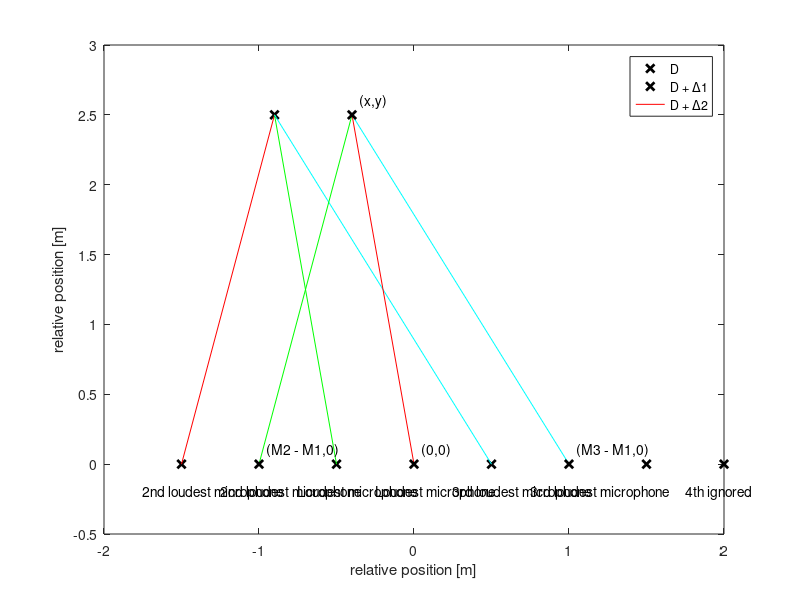

The MATLAB script that drew this image: (Note: this script raises an error after producing the figure.)
%%
clc ,clear all, close all


ActorX = -0.9;
ActorY = 2.5;
d=1;
MicrophonesX = d.*[-1.5, -0.5, 0.5, 1.5];
MicrophonesY = [0, 0, 0, 0];

plot(MicrophonesX, MicrophonesY, 'x', 'linewidth', 2, 'color', 'black');

hold on;
plot(ActorX, ActorY, 'x', 'linewidth', 2, 'color', 'black');

plot([ActorX, MicrophonesX(1)],[ActorY, MicrophonesY(1)], 'color', 'red');
plot([ActorX, MicrophonesX(2)],[ActorY, MicrophonesY(2)], 'color', 'green');
plot([ActorX, MicrophonesX(3)],[ActorY, MicrophonesY(3)], 'color', 'cyan');

axis([-2,2,-0.5,3])

text(MicrophonesX(2) -0.25,MicrophonesY(2) -0.2, 'Loudest microphone')
text(MicrophonesX(1) -0.25,MicrophonesY(1) -0.2, '2nd loudest microphone')
text(MicrophonesX(3) -0.25,MicrophonesY(3) -0.2, '3rd loudest microphone')
%%


clc ,clear all, close all


ActorX = -0.9 +0.5;
ActorY = 2.5;
d=1;
MicrophonesX = d.*[-1.5, -0.5, 0.5, 1.5] +0.5;
MicrophonesY = [0, 0, 0, 0];


hold on
plot([ActorX, MicrophonesX(2)],[ActorY, MicrophonesY(2)], 'color', 'red');
plot([ActorX, MicrophonesX(1)],[ActorY, MicrophonesY(1)], 'color', 'green');
plot([ActorX, MicrophonesX(3)],[ActorY, MicrophonesY(3)], 'color', 'cyan');
legend('D','D + \Delta1','D + \Delta2', 'AutoUpdate', 'off')


plot(MicrophonesX, MicrophonesY, 'x', 'linewidth', 2, 'color', 'black');

plot(ActorX, ActorY, 'x', 'linewidth', 2, 'color', 'black');
text(ActorX +0.05 , ActorY +0.1, '(x,y)')


axis([-2,2,-0.5,3])

text(MicrophonesX(2) -0.25,MicrophonesY(2) -0.2, 'Loudest microphone')
text(MicrophonesX(2) +0.05,MicrophonesY(2) +0.1, '(0,0)')
text(MicrophonesX(1) -0.25,MicrophonesY(1) -0.2, '2nd loudest microphone')
text(MicrophonesX(1) +0.05 ,MicrophonesY(1) +0.1, '(M2 - M1,0)')
text(MicrophonesX(3) -0.25,MicrophonesY(3) -0.2, '3rd loudest microphone')
text(MicrophonesX(3) +0.05 ,MicrophonesY(3) +0.1, '(M3 - M1,0)')
text(MicrophonesX(4) -0.25,MicrophonesY(4) -0.2, '4th ignored')
xlabel('relative position [m]')
ylabel('relative position [m]')

%%
%Circle intersection
clc, clear all, close all
hold on
[x,y]= circle(0,0,0.75, 1000);
plot(x,y, 'r')
quiver(0,0,0.75*cos(pi/4),0.75*sin(pi/4), 0, 'r')
plot(0,0, 'kx')
[x,y]= circle(1,0,0.5, 1000);
plot(x,y, 'g')
quiver(1,0,0.5*cos(pi/4),0.5*sin(pi/4), 0, 'g')
plot(1,0, 'kx')
axis equal
grid on
XY = choordFinder(0.5, 0.25, 1);
plot(1-XY(1), XY(2), 'x', 'linewidth', 2, 'color', 'black');


text(0 +0.2,0+0.3, 'R')
text(1+0.2,0+0.3,'r')


%%
% LUT 1
clc ,clear all, close all


ActorX = -0.2;
ActorY = 1.5;
d=1;
MicrophonesX = d.*[-1.5, -0.5, 0.5, 1.5];
MicrophonesY = [0, 0, 0, 0];
d1 = sqrt( (MicrophonesX(2) -ActorX)^2 +(MicrophonesY(2) -ActorY)^2 );
d2 = sqrt( (MicrophonesX(3) -ActorX)^2 +(MicrophonesY(3) -ActorY)^2 );
lag = d2-d1;

hold on;

plot([ActorX, MicrophonesX(2)],[ActorY, MicrophonesY(2)], 'color', 'red');
plot([ActorX, MicrophonesX(3)],[ActorY, MicrophonesY(3)], 'color', 'green');


axis equal
axis([-1,1,-0.5,2])
grid on

text(MicrophonesX(2) -0.175,MicrophonesY(2) -0.2, 'Microphone 1')
text(MicrophonesX(3) -0.175,MicrophonesY(3) -0.2, 'Microphone 2')
text(ActorX -0.08, ActorY +0.2, 'Actor')

c = d1;
[x,y] = circle(ActorX,ActorY,c,1000);
plot(x,y, '--r');
[x,y] = circle(ActorX,ActorY,c+lag,1000);
plot(x,y, '--g');

plot(MicrophonesX(2:3), MicrophonesY(2:3), 'x', 'linewidth', 2, 'color', 'black');
plot(ActorX, ActorY, 'x', 'linewidth', 2, 'color', 'black');

xlabel("Position [m]")
ylabel("Position [m]")

%%
% LUT 2
clc ,clear all, close all


ActorX = -0.2;
ActorY = 1.5;
d=1;
MicrophonesX = d.*[-1.5, -0.5, 0.5, 1.5];
MicrophonesY = [0, 0, 0, 0];
d1 = sqrt( (MicrophonesX(2) -ActorX)^2 +(MicrophonesY(2) -ActorY)^2 );
d2 = sqrt( (MicrophonesX(3) -ActorX)^2 +(MicrophonesY(3) -ActorY)^2 );
lag = d2-d1;

hold on;

plot([ActorX, MicrophonesX(2)],[ActorY, MicrophonesY(2)], 'color', 'red');
plot([ActorX, MicrophonesX(3)],[ActorY, MicrophonesY(3)], 'color', 'green');


axis equal
axis([-1,1,-0.5,2])
grid on

text(MicrophonesX(2) -0.175,MicrophonesY(2) -0.2, 'Microphone 1')
text(MicrophonesX(3) -0.175,MicrophonesY(3) -0.2, 'Microphone 2')
text(ActorX -0.08, ActorY +0.2, 'Actor')

c = d1;
[x,y] = circle(MicrophonesX(2),MicrophonesY(2),c,1000);
plot(x,y, '--r');
[x,y] = circle(MicrophonesX(3),MicrophonesY(3),c+lag,1000);
plot(x,y, '--g');

plot(MicrophonesX(2:3), MicrophonesY(2:3), 'x', 'linewidth', 2, 'color', 'black');
plot(ActorX, ActorY, 'x', 'linewidth', 2, 'color', 'black');

xlabel("Position [m]")
ylabel("Position [m]")

%%
% LUT 3
clc ,clear all, close all


ActorX = -0.2;
ActorY = 1.5;
d=1;
MicrophonesX = d.*[-1.5, -0.5, 0.5, 1.5];
MicrophonesY = [0, 0, 0, 0];
d1 = sqrt( (MicrophonesX(2) -ActorX)^2 +(MicrophonesY(2) -ActorY)^2 );
d2 = sqrt( (MicrophonesX(3) -ActorX)^2 +(MicrophonesY(3) -ActorY)^2 );
lag = d2-d1;

hold on;

plot([ActorX, MicrophonesX(2)],[ActorY, MicrophonesY(2)], 'color', 'red');
plot([ActorX, MicrophonesX(3)],[ActorY, MicrophonesY(3)], 'color', 'green');


axis equal
axis([-1,1,-0.5,2])
grid on

text(MicrophonesX(2) -0.175,MicrophonesY(2) -0.2, 'Microphone 1')
text(MicrophonesX(3) -0.175,MicrophonesY(3) -0.2, 'Microphone 2')
text(ActorX -0.08, ActorY +0.2, 'Actor')

c = d1;
[x,y] = circle(MicrophonesX(2),MicrophonesY(2),c,1000);
plot(x,y, '--r');
[x,y] = circle(MicrophonesX(3),MicrophonesY(3),c+lag,1000);
plot(x,y, '--g');

s = 0.2;
c = c-s;
while c >= (1-lag)/2
    [x,y] = circle(MicrophonesX(2),MicrophonesY(2),c,1000);
    plot(x,y, '--m');
    [x,y] = circle(MicrophonesX(3),MicrophonesY(3),c+lag,1000);
    plot(x,y, '--c');
    XY=choordFinder(c, lag,1);
%     plot(XY(1)-0.5, XY(2), 'ko');
    plot(XY(1)-0.5, XY(2), 'kx');
    c = c -s;
end

XY = liner(lag,1);
plot(XY(:,1), XY(:,2), 'k--');

plot(MicrophonesX(2:3), MicrophonesY(2:3), 'x', 'linewidth', 2, 'color', 'black');
plot(ActorX, ActorY, 'x', 'linewidth', 2, 'color', 'black');

xlabel("Position [m]")
ylabel("Position [m]")

%%
% attenuation compensation
close all
y = linspace(0, 64, 1000);
g = y*bin2dec("1000");
g(g<bin2dec("000110010")) = 2^6;
plot(5*y/64,100*g/2^6)
xlabel("y (m)");
ylabel("gain (%)");

%%

function [x,y] = circle(X,Y,r,res)
    phi = linspace(0,2*pi,res);
    x = X + r*cos(phi);
    y = Y + r*sin(phi);
    
end


function XY=choordFinder(A, delay, micD)
 % https://mathworld.wolfram.com/Circle-CircleIntersection.html
    R = A+delay;
    r = A;
    d= micD;
    x = (d^2 -r^2 + R^2)/(2*d);
    y2 =( 4*d^2 *R^2 -(d^2 - r^2 + R^2)^2 )/(4* d^2);
    if y2<0 
        y2 = 0;
        x = 0;
    end
    y = sqrt(y2);
    XY = [micD-x,y];
end

function XY=liner(delay, micD)
% creates vector with coordinates corrisponding to the 'valid' line
    dx = micD;
    if delay < 0
       delay = -delay;
       dx = -dx;
    end
    n=10000;
    a = linspace((micD-delay)/2, 12, n);
    %a(a<0) = [];
    chords= zeros(n,2);
    for i=1:length(a)
        chords(i,:) = choordFinder(a(i), delay, micD);
        chords(i,1) = chords(i,1)*sign(dx);
    end
    hold on
    XY = [chords(:,1)-dx/2, chords(:,2)];
end